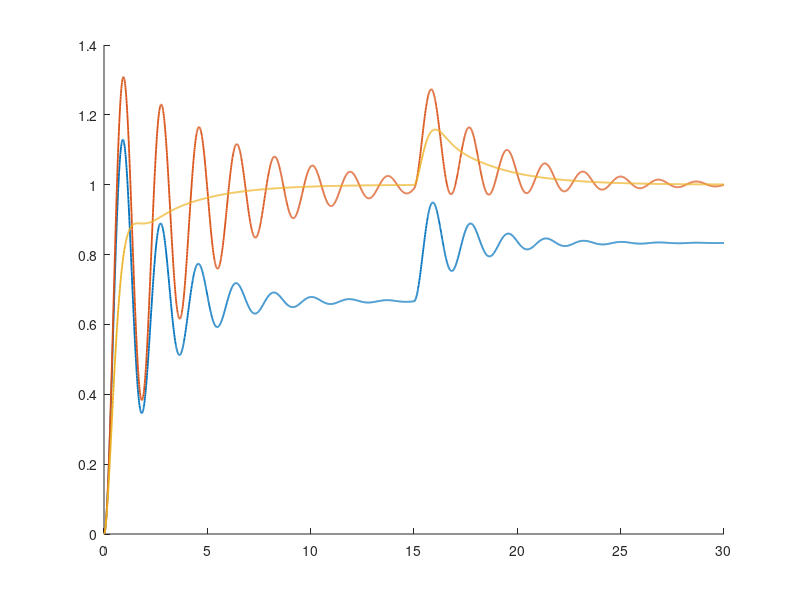

Write MATLAB code to recreate this figure. (Note: this script raises an error after producing the figure.)
wn = 2; zeta = 0.2; r = 1; d0 = 0.5; td = 15;
gains = [2 0 0; 2 1 0; 2 1 1];      % rows: [Kp Ki Kd]
names = {'P', 'PI', 'PID'};
t = linspace(0, 30, 3001)';
figure; hold on;
for k = 1:3
    Kp = gains(k,1); Ki = gains(k,2); Kd = gains(k,3);
    % states: x(1) = y, x(2) = dy/dt, x(3) = integral of the error
    f = @(t, x) [x(2); ...
        -2*zeta*wn*x(2) - wn^2*x(1) + wn^2*(Kp*(r - x(1)) + Ki*x(3) - Kd*x(2) + d0*(t >= td)); ...
        r - x(1)];
    [tt, x] = ode45(f, t, [0; 0; 0], odeset('MaxStep', 0.01));
    y = x(:, 1);
    plot(tt, y, 'LineWidth', 1.3);
    before = y(tt >= 14 & tt < 15); after = y(end);
    fprintf('%-3s: value before disturbance = %.3f, value at t = 30 s = %.3f, overshoot = %.1f %%\n', ...
        names{k}, mean(before(end-50:end)), after, max(max(y) - 1, 0)*100);
end
xline(td, ':'); yline(1, '--'); grid on; xlabel('Time (s)'); ylabel('Output');
legend('P', 'PI', 'PID');
